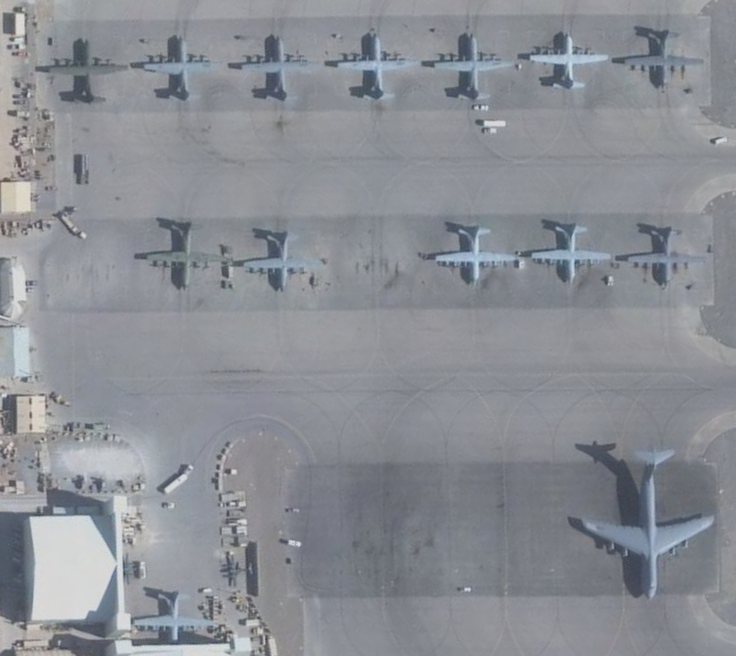
#> input picture images/c130someairportRotate_small.bmp, 736 x 656 px
$ python colur_spaces.py --source ../images/c130someairportRotate_small.bmp
#> lines starting #> are read from the running program, lines starting #| are printed output that depends on the picture
import argparse
import cv2
import numpy as np
from matplotlib import pyplot as plt

ap = argparse.ArgumentParser()
ap.add_argument("-s", "--source", required=False, help="Path to source image.")
args = vars(ap.parse_args())

input_path = './../images/c130someairportRotate_small.bmp'
if args["source"] is not None:
    input_path = args["source"]

img_rgb = cv2.imread(input_path)
#> img_rgb is the input picture: shape (656, 736, 3); mean B, G, R 148.4, 142, 138.6

img_gray = cv2.cvtColor(img_rgb, cv2.COLOR_BGR2GRAY)
img_hsv = cv2.cvtColor(img_rgb, cv2.COLOR_BGR2HSV)
#> img_hsv: shape (656, 736, 3); mean H, S, V 107.3, 18.4, 148.6
img_hsv_full = cv2.cvtColor(img_rgb, cv2.COLOR_BGR2HSV_FULL)
#> img_hsv_full: shape (656, 736, 3); mean H, S, V 152.5, 18.4, 148.6

plt.imshow(img_gray, cmap = 'gray')
plt.show()

plt.subplot(2, 2, 1), plt.imshow(img_rgb)
plt.title('Original'), plt.xticks([]), plt.yticks([])
plt.subplot(2, 2, 2), plt.imshow(img_hsv[...,0], cmap = 'gray')
plt.title('Hue'), plt.xticks([]), plt.yticks([])
plt.subplot(2, 2, 3), plt.imshow(img_hsv[...,1], cmap = 'gray')
plt.title('Saturation'), plt.xticks([]), plt.yticks([])
plt.subplot(2, 2, 4), plt.imshow(img_hsv[...,2], cmap = 'gray')
plt.title('Value'), plt.xticks([]), plt.yticks([])
plt.show()
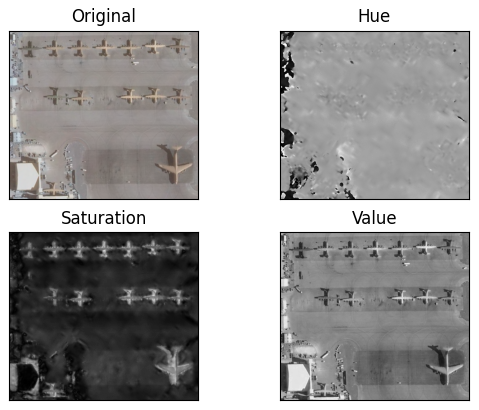
#> figure drawn by matplotlib, 4 panels; B, G, R data is drawn as R, G, B

plt.subplot(2, 2, 1), plt.imshow(img_rgb)
plt.title('Original'), plt.xticks([]), plt.yticks([])
plt.subplot(2, 2, 2), plt.imshow(img_rgb[...,0],cmap = 'gray')
plt.title('Red'), plt.xticks([]), plt.yticks([])
plt.subplot(2, 2, 3), plt.imshow(img_rgb[...,1],cmap = 'gray')
plt.title('Green'), plt.xticks([]), plt.yticks([])
plt.subplot(2, 2, 4), plt.imshow(img_rgb[...,2],cmap = 'gray')
plt.title('Blue'), plt.xticks([]), plt.yticks([])
plt.show()
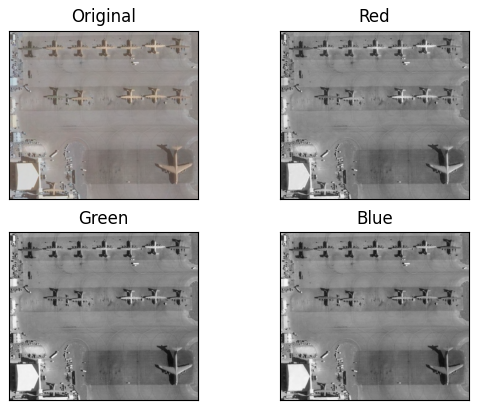
#> figure drawn by matplotlib, 4 panels; B, G, R data is drawn as R, G, B

# Print out all possible flags for cvtColor
flags = [i for i in dir(cv2) if i.startswith('COLOR_')]
print(flags)
